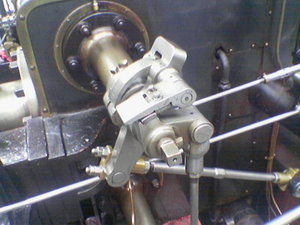
#> input picture sobel.PNG, 300 x 225 px, found by its file name
$ python GaussianBlur.py   (older library calls are emulated)
#> lines starting #> are read from the running program, lines starting #| are printed output that depends on the picture
import skimage.io as io
from skimage.filter import gaussian_filter
import matplotlib.pyplot as plt
import numpy as np
img = io.imread('sobel.png')
#> img is the input picture: shape (225, 300, 4); mean R, G, B, A 106.3, 104.8, 108.9, 255

def show_images(images,titles=None):
    """Display a list of images"""
    n_ims = len(images)
    if titles is None: titles = ['(%d)' % i for i in range(1,n_ims + 1)]
    fig = plt.figure()
    n = 1
    for image,title in zip(images,titles):
        a = fig.add_subplot(1,n_ims,n) # Make subplot
        if image.ndim == 2: # Is image grayscale?
            plt.gray() # Only place in this blog you can't replace 'gray' with 'grey'
        plt.imshow(image)
        a.set_title(title)
        n += 1
    fig.set_size_inches(np.array(fig.get_size_inches()) * n_ims)
    plt.show()


blurred_image = gaussian_filter(img,sigma=3)
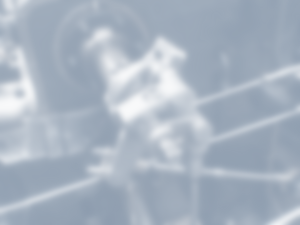
#> blurred_image: shape (225, 300, 4) float64; mean R, G, B, A 0.535, 0.597, 0.67, 0.748; transparent parts drawn white
really_blurred_image = gaussian_filter(img,sigma=6)
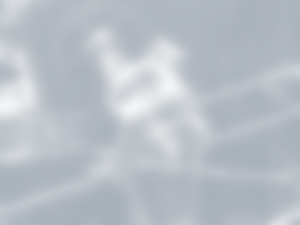
#> really_blurred_image: shape (225, 300, 4) float64; mean R, G, B, A 0.614, 0.651, 0.689, 0.728; transparent parts drawn white

show_images(images=[img,blurred_image,really_blurred_image],
            titles=["Equalized","3 Sigma Blur","6 Sigma Blur"])
#> in show_images, `n_ims = len(images)`: n_ims = 3
#> the loop in show_images, `for image,title in zip(images,titles):` made 3 passes
#> title on passes 1 to 3: 'Equalized', '3 Sigma Blur', '6 Sigma Blur'
#> after the loop in show_images, `for image,title in zip(images,titles):`: n = 4
#> in show_images, `plt.show()`:
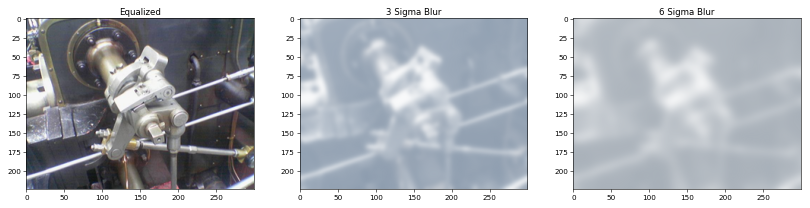
#> figure drawn by matplotlib, 3 panels
